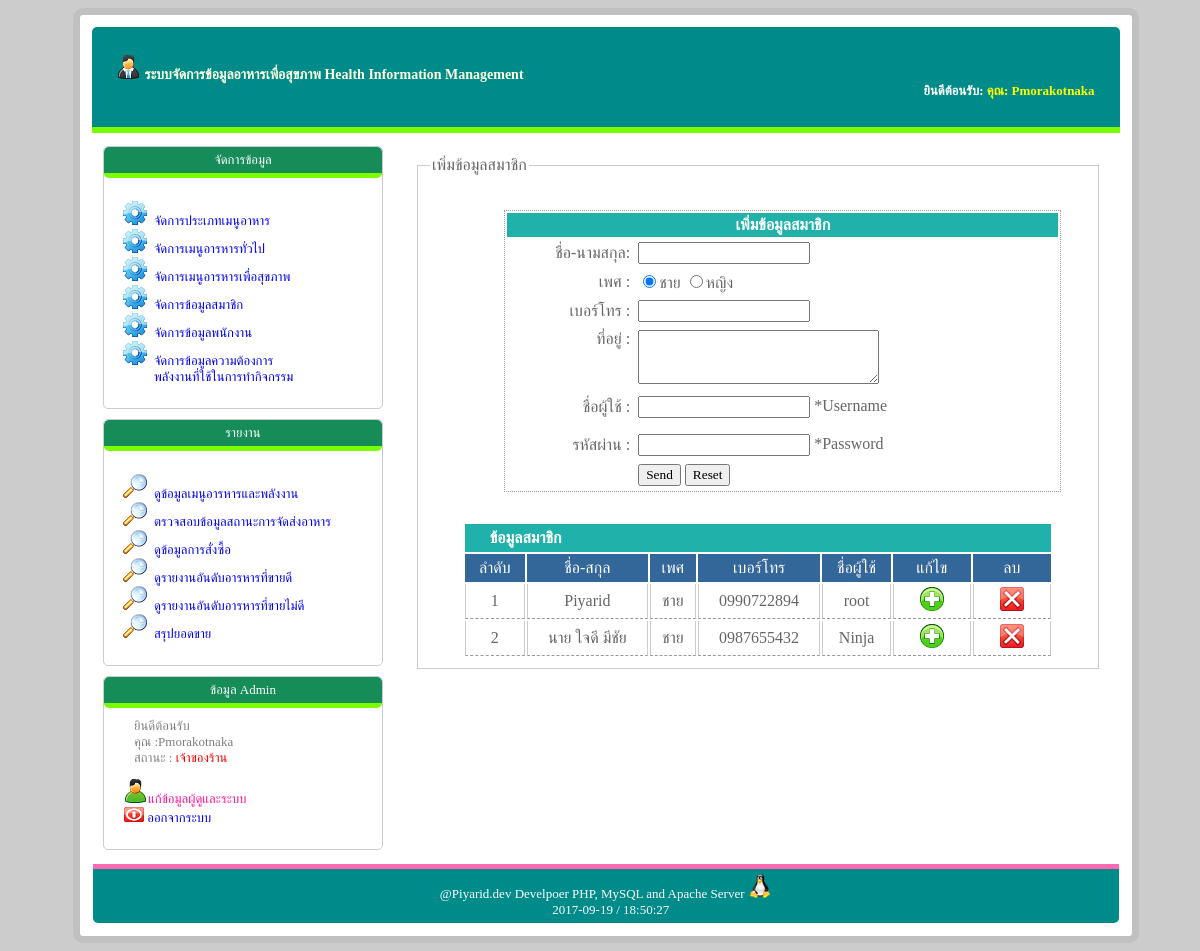
The app's page /back_end/home.php?url=member (signed in) with its own data.
### tables this page shows
CREATE TABLE `member` (
  `member_id` int(5) NOT NULL auto_increment,
  `username` varchar(20) NOT NULL,
  `password` varchar(20) NOT NULL,
  `member_name` varchar(50) NOT NULL,
  `member_sex` varchar(5) NOT NULL,
  `member_address` varchar(100) NOT NULL,
  `member_mobile` varchar(10) NOT NULL,
  PRIMARY KEY  (`member_id`)
);

### back_end/member.php (the view, shortened to what this page needs)
<!DOCTYPE html>
<html>
    <head>
    </head>
    <body>
        <fieldset style="border: 1px #cccccc solid;margin:20px;">
         <legend>เพิ่มข้อมูลสมาชิก</legend>
        <form action="manage_member_save.php" method="post"name="form_member"
          onsubmit="return memberForm()">
            <table width="85%" cellpadding="3px" style="margin-bottom: 30px;
              margin-left: 50px;margin-top: 30px;border: #999 1px dotted;">
                <th style="background:lightseagreen;color: #fff;"
                    colspan="2" align="center">
                    เพิ่มข้อมูลสมาชิก
                </th>
                <tr>
                    <td width="120px" align="right">ชื่อ-นามสกุล:</td>
                    <td>
                        <input type="text" name="member_name" value="<?=$r_mem[member_name]?>"/>
                    </td>
                </tr>
                <tr>
                    <td align="right">เพศ :</td>
                    <td>
                        <input type="radio" name="member_sex" value="0" checked/>ชาย
                        <input type="radio" name="member_sex" value="1"
                        <?php
                         if($r_mem[member_sex]=="1"){
                             echo "checked";
                         }
                     ?>/>หญิง
                    </td>
                </tr>
                <tr>
                    <td align="right">เบอร์โทร :</td>
                    <td>
                        <input type="text" name="member_mobile" value="<?=$r_mem[member_mobile]?>"/>
                    </td>
                </tr>
                <tr valign="top">
                    <td align="right">ที่อยู่ :</td>
                    <td>
                        <textarea name="member_address" rows="3" cols="30">
                            <?php echo $r_mem[member_address]?>
                        </textarea>
                    </td>
                </tr>
                <tr>
                    <td width="100px" align="right">ชื่อผู้ใช้ :</td>
                    <td>
                        <input type="text" name="username" value="<?=$r_mem[username]?>"/>
                        *Username
                    </td>
                </tr>
                <tr>
                    <td align="right">
                    </td>
                </tr>
                <tr>
                    <?php if (empty($r_mem)) { ?>
                        <td align="right">รหัสผ่าน : </td>
                        <td>
                            <input type="password" name="password"/>
                            *Password
                        </td>
                    <?php } ?>
                </tr>
                <tr>
                    <td></td>
                    <td>
                        <input type="submit" value="Send"/>
                        <input type="reset" value="Reset"/>
                    </td>
                </tr>
            </table>
            <?php
                    $sql = "SELECT * FROM member";
                        $rs = mysql_query($sql);
                        if(!$rs){
                            echo mysql_error();
                        } else {
                            $n = 1;
                        }
            ?>
            <div align="center">
                <table width="90%"cellpadding="3px" class="grid">
                    <thead>
                    <tr>
                        <td colspan="8" style="background:lightseagreen;color: #fff;">
                            <strong>
                                <div style="margin-left: 20px;">
                                    ข้อมูลสมาชิก
                                </div>
                            </strong>
                        </td>
                    </tr>
                    <tr align="center" style="background:#336699;color: #fff;">
                        <td width="50px">ลำดับ</td>
                        <td>ชื่อ-สกุล</td>
                        <td>เพศ</td>
                        <td>เบอร์โทร</td>
                        <td>ชื่อผู้ใช้</td>
                        <td width="50px">แก้ไข</td>
                        <td width="50px">ลบ</td>
                    </tr>
                    </thead>
                    <tbody>
                    <?php while ($row = mysql_fetch_array($rs)):?>
                    <tr align="center">
                        <td width="50px">
                            <?php echo $n++;?>
                        </td>
                        <td><?=$row[member_name];?></td>
                        <td>
                            <?php
                                if($row["member_sex"] == 0) {
                                        echo "ชาย";
                                } else {
                                        echo "หญิง";
                                }
				?>
                        </td>
                        <td><?=$row[member_mobile]?></td>
                        <td><?=$row[username]?></td>
                        <td width="70px">
                            <a href="home.php?url=member&member_id=<?=$row['member_id']?>">
                            <img src="../ico/create.ico"/>
                            </a>
                        </td>
                        <td width="70px">
                            <a href="manage_member_delete.php?member_id=<?php echo $row['member_id']; ?>"
                               onclick="return confirm('ยืนยันการลบข้อมูลสมาชิก ')">
                                <img src="../ico/close.ico"/>
                            </a>
                        </td>
                    </tr>
                    </tbody>
                    <?php endwhile;?>
                </table>
            </div>
            </form>
       </fieldset>
    </body>
</html>

### css/admin.css (style rules this page uses)
body { background-color: #ccc; }
* { font-family: Tahoma ,Waree; }
a { text-decoration: none; }

### back_end/member.php (style rules this page uses)
.grid thead tr td { padding: 5px; }
.grid tbody tr td { border-bottom: #999 1px dashed; border-right: #cccccc 1px solid; border-left: #cccccc 1px solid; }

### records on screen
member: member_name "Piyarid", member_sex "ชาย", member_mobile "0990722894", username "root"
member: member_name "นาย ใจดี มีชัย", member_sex "ชาย", member_mobile "0987655432", username "Ninja"

### other values on screen
$_SESSION["psn_name"] "Pmorakotnaka"
